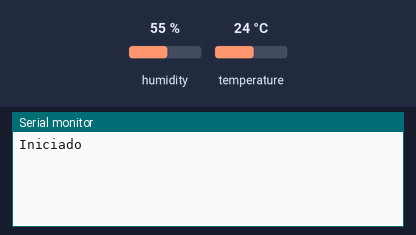
This sketch was run on a simulated Arduino Uno, built with avr-gcc and run on an emulated ATmega328P. On the bench: the last lines printed to the serial monitor. The inputs (shaded band) are chosen by the test bench; at power-on: humidity 55 %, temperature 24 °C. No radio packets arrive unless stated.

Above: at 3.2 s.
3.3 s: humidity set to 22 %
At 4.4 s:
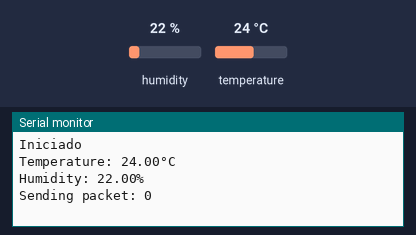
11.3 s: temperature set to 12 °C
At 11.3 s:
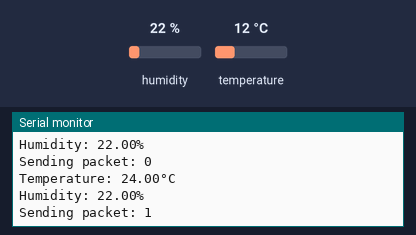
19.3 s: humidity set to 40 %
At 26.2 s:
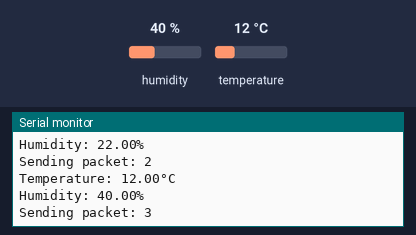
Timing chart, 0 to 27.7 s (numbered marks = the images above; inputs shaded):
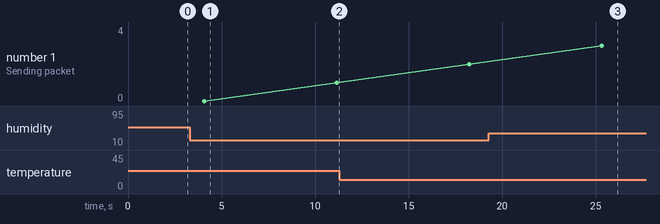

Measured:
- after the input at 3.3 s, the serial monitor: prints a new line after 0.77 s (image 1)
- after the input at 19.3 s, the serial monitor: prints a new line after 6.0 s (image 3)

The sketch:

sender.ino
```cpp
#include "DHT.h"
#include <SPI.h>
#include <LoRa.h>

#define NSS 5
#define RST 27
#define DIO0 2


#define DHTPIN 4     // Digital pin connected to the DHT sensor


#define DHTTYPE DHT11   // DHT 11


DHT dht(DHTPIN, DHTTYPE);

int counter = 0;

void setup() {

  Serial.begin(9600);
  while (!Serial);

  LoRa.setPins(NSS, RST, DIO0);

  Serial.println(F("Iniciado"));

  dht.begin();


  delay(1000);

  if (!LoRa.begin(433E6)) {
    Serial.println("Starting LoRa failed!");
    while (1);
  }
  delay(1000);

}

void loop() {

  delay(2000);

  float h = dht.readHumidity();
  float t = dht.readTemperature();

  // Checa se houve erros
  if (isnan(h) || isnan(t)) {
    Serial.println(F("Failed to read from DHT sensor!"));
    return;
  }


  Serial.print(F("Temperature: "));
  Serial.print(t);
  Serial.println(F("°C"));
  Serial.print(F("Humidity: "));
  Serial.print(h);
  Serial.println(F("% "));


  Serial.print("Sending packet: ");
  Serial.println(counter);

  // send packet
  LoRa.beginPacket();
  LoRa.print(t);
  LoRa.print(",");
  LoRa.print(h);
  LoRa.endPacket();

    counter++;

  delay(5000);
}
// aproximadamente 2 segundos por leitura, com 7 segundos de intervalo entre envios. 
```
